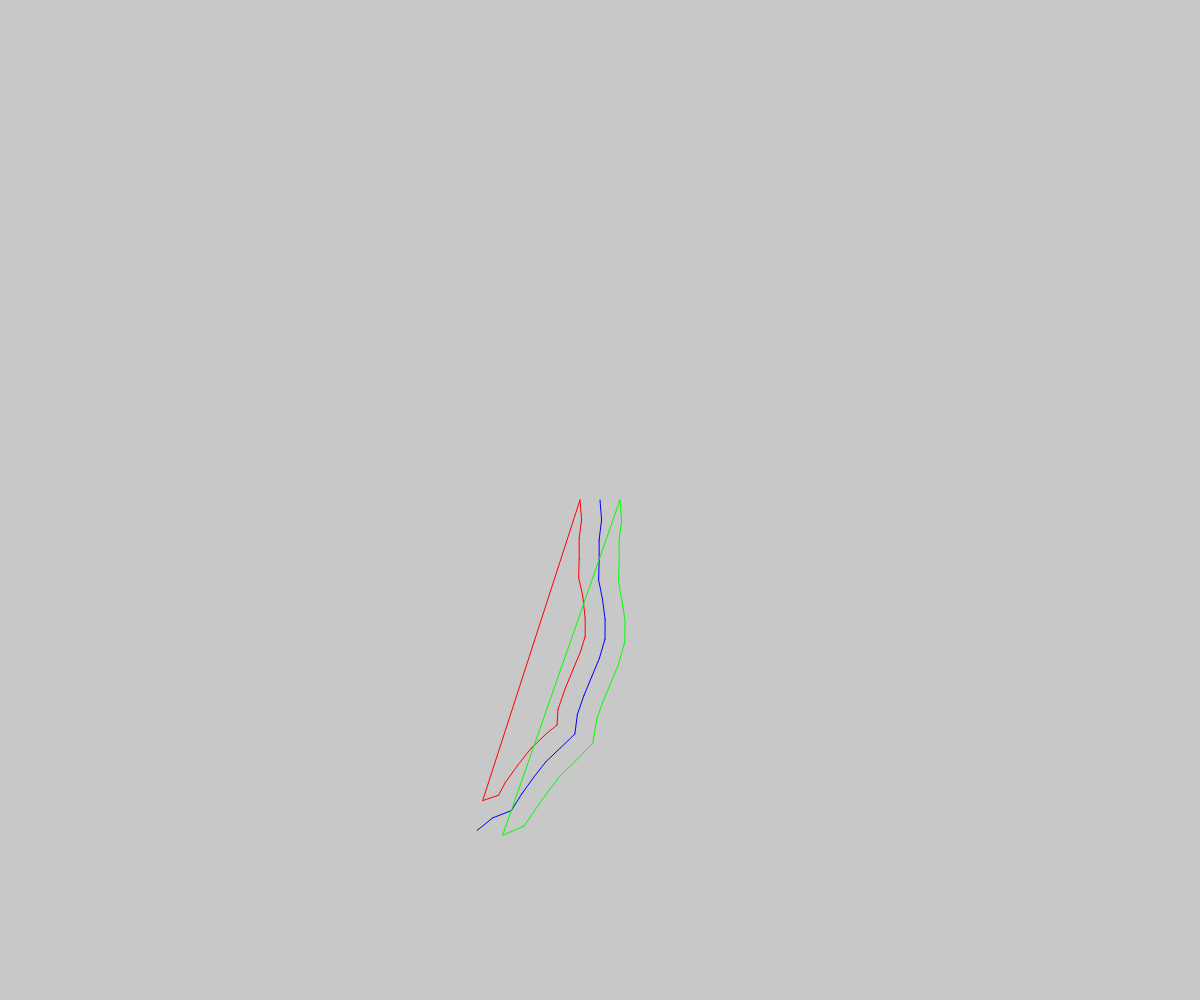
Frame 1 (no input)
Frame 60 (no input): identical to frame 1, image omitted
Frame 120 (the mouse pressed at the canvas centre since frame 60): identical to frame 1, image omitted

The p5.js sketch that drew this single still picture (run headless with seeded random() and noise() and a simulated clock; from frame 60 on, the mouse is pressed at the canvas centre):

// p5.js sketch
// ── sketch.js
const LOCAL_STORAGE_KEY = 'nathanRacer';
const VERSION = '0.1.0';

const SCALE = 20;

let keys = {};

let game = {
  map: [],
  outerWall: [],
  innerWall: [],
  camera: {x: 0, y: 0},
};

function len(vector) {
  return dist(0, 0, vector.x, vector.y);
}

function norma(vector) {
  const leng = len(vector);
  if (leng != 0) {
    return {x: vector.x / leng, y: vector.y / leng};
  } else {
    return {x: 0, y: 0};
  }
}

function dot(vectorA, vectorB) {
  return vectorA.x * vectorB.x + vectorA.y * vectorB.y;
}

function angle(vectorA, vectorB) {
  if (len(vectorA) == 0 || len(vectorB) == 0) {
    return 0;
  }
  return acos(dot(vectorA, vectorB) / (len(vectorA) * len(vectorB)));
}

function cross(vectorA, vectorB) {
  return len(vectorA) * len(vectorB) * sin(angle(vectorA, vectorB));
}

function setup() {
  createCanvas(windowWidth, windowHeight);

  let dir = 0;
  let point = {x: 0, y: 0};
  for (let i = 0; i < 20; i++) {
    game.map.push({x: point.x, y: point.y});

    dir += pow(random(-1, 1), 3);
    point.x = point.x + sin(dir);
    point.y = point.y + cos(dir);
  }

  game.outerWall.push({x: game.map[0].x - 1, y: game.map[0].y});
  game.innerWall.push({x: game.map[0].x + 1, y: game.map[0].y});

  for (let i = 1; i < game.map.length - 1; i++) {
    const prevPoint = game.map[i - 1];
    const point = game.map[i];
    const nextPoint = game.map[i + 1];

    const before = {x: prevPoint.x - point.x, y: prevPoint.y - point.y};
    const after = {x: nextPoint.x - point.x, y: nextPoint.y - point.y};

    let out = norma({x: (before.x + after.x) / 2, y: (before.y + after.y) / 2});
    
    game.outerWall.push({x: point.x - abs(out.x), y: point.y - abs(out.y)});
    game.innerWall.push({x: point.x + abs(out.x), y: point.y + abs(out.y)});

  }

  game.outerWall.push({x: game.map[0].x - 1, y: game.map[0].y});
  game.innerWall.push({x: game.map[0].x + 1, y: game.map[0].y});
}

function windowResized() {
  resizeCanvas(windowWidth, windowHeight);
}

function keyPressed() {
  keys[keyCode] = 0;
}

function keyReleased() {
  keys[keyCode] = -1;
}

function update() {

  Object.keys(keys).forEach(key => {
    if (keys[key] >= 0) {
      keys[key] += 1;
    }
  });

}

function draw() {
  update();
  background(200);

  push();
  translate(game.camera.x * SCALE + width / 2, game.camera.y * SCALE + height / 2);
  fill(255);
  stroke(0);
  
  for (let i = 1; i < game.map.length; i++) {
    const prevPoint = game.map[i - 1];
    const point = game.map[i];

    stroke(0, 0, 255);
    line(prevPoint.x * SCALE, prevPoint.y * SCALE, point.x * SCALE, point.y * SCALE);

    stroke(255, 0, 0);
    line(game.outerWall[i].x * SCALE, game.outerWall[i].y * SCALE, game.outerWall[i - 1].x * SCALE, game.outerWall[i - 1].y * SCALE);

    stroke(0, 255, 0);
    line(game.innerWall[i].x * SCALE, game.innerWall[i].y * SCALE, game.innerWall[i - 1].x * SCALE, game.innerWall[i - 1].y * SCALE);
  }
}
